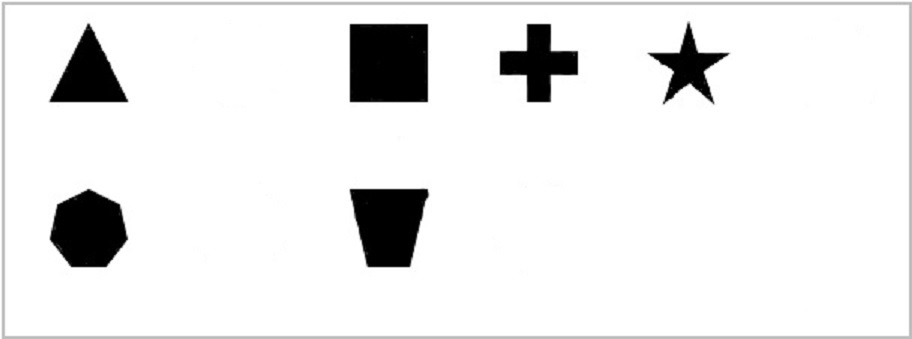
#> input picture shapes.jpg, 912 x 339 px
$ python test.py   (older library calls are emulated)
#> lines starting #> are read from the running program, lines starting #| are printed output that depends on the picture; after the words box and inside, x2 and y2 are one past the last pixel; in counts of white or black regions, pixels touching at a corner belong together
import cv2
import numpy as np
import math


def returnAngle(p1, p2, p3):

    vector1 = [(p1[0][0] - p2[0][0]), (p1[0][1] - p2[0][1])]
    vector2 = [(p1[0][0] - p3[0][0]), (p1[0][1] - p3[0][1])]

    cos = [((vector1[0] * vector2[0]) + (vector1[1] * vector2[1]))/((math.sqrt(math.pow(vector1[0], 2)
                                                                               )+math.pow(vector1[1], 2)) + (math.sqrt(math.pow(vector2[0], 2))+math.pow(vector2[1], 2)))]
    degree = math.degrees(cos[0])
    degree = 90 - degree

    return degree


# img = cv2.imread('smallb3.jpg') # quarter circle
# img = cv2.imread('smallo1.jpg') # Star
# img = cv2.imread('smallr3.jpg') # Triangle
img = cv2.imread('shapes.jpg')  # Shapes
#> img is the input picture: shape (339, 912, 3); min 0, max 255, mean 233.8


frame = img.copy()

lower = np.array([0, 0, 0], dtype=np.uint8)
upper = np.array([15, 15, 15], dtype=np.uint8)
img = cv2.inRange(img, lower, upper)
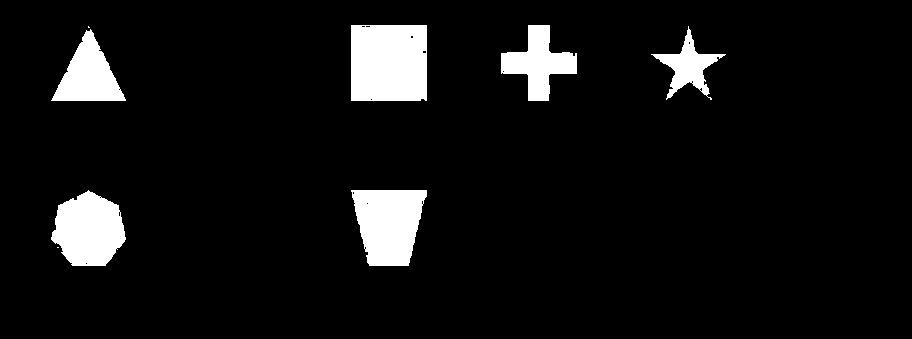
#> img: shape (339, 912); 7% white; 8 white regions (2 under 20 px), largest, box (x1, y1, x2, y2) and area: (351, 25, 427, 101) 5751, (351, 190, 427, 266) 4414, (51, 190, 126, 266) 4126, (51, 29, 126, 101) 2846, (501, 25, 577, 101) 2805, (651, 26, 726, 100) 1731
kernel = np.ones((5, 5), np.uint8)
img = cv2.morphologyEx(img, cv2.MORPH_CLOSE, kernel)
#> img: shape (339, 912); 7.1% white; 6 white regions, box (x1, y1, x2, y2) and area: (351, 25, 427, 101) 5776, (351, 190, 427, 266) 4429, (51, 190, 126, 266) 4160, (51, 26, 126, 101) 2861, (501, 25, 577, 101) 2813, (651, 26, 726, 100) 1766
#img = cv2.erode(img, kernel, iterations=2)
img = cv2.dilate(img, kernel, iterations=1)
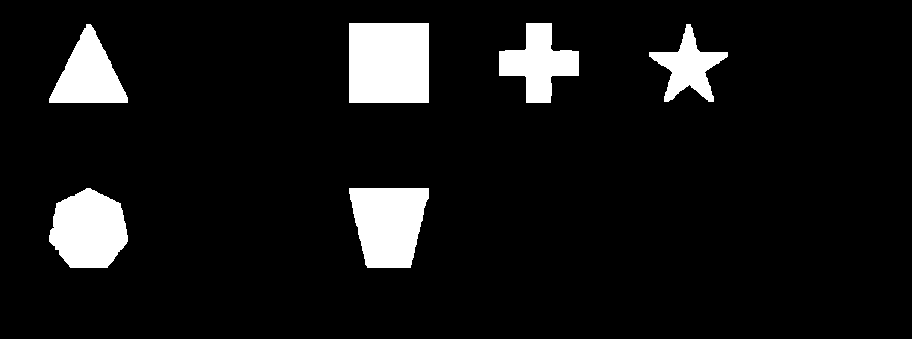
#> img: shape (339, 912); 8.3% white; 6 white regions

(flags, contours, h) = cv2.findContours(
    img.copy(), cv2.RETR_TREE, cv2.CHAIN_APPROX_SIMPLE)
#> contours = 6 contours; box (x1, y1, x2, y2) and area: (349, 23, 429, 103) 6241, (349, 188, 429, 268) 4912, (49, 188, 128, 268) 4664, (49, 24, 128, 103) 3356, (499, 23, 579, 103) 3294, (649, 24, 728, 102) 2372; h = [[1, -1, -1, -1], [2, 0, -1, -1], [3, 1, -1, -1], [4, 2, -1, -1], [5, 3, -1, -1], [-1, 4, -1, -1]]

for n, cnt in enumerate(contours):
    # Number of curves in the contour
    approx = cv2.approxPolyDP(cnt, 0.02*cv2.arcLength(cnt, True), True)
    M = cv2.moments(cnt)
    #minMaxCos = returnMinMaxAngle(approx)
    if M['m00'] > 300:
        if len(approx) >= 3 and len(approx) <= 3:  # for a triangle
            cx = int(M['m10']/M['m00'])  # x-position of center
            cy = int(M['m01']/M['m00'])  # y-position of center
            cv2.drawContours(frame, [cnt], 0, (0, 0, 255), 3)
            cv2.putText(frame, "Triangle", (cx, cy),
                        cv2.FONT_HERSHEY_SIMPLEX, 0.25, (255, 0, 0), 1, cv2.LINE_AA)
            # break
        if len(approx) >= 4 and len(approx) <= 4:  # for a square or rectangle
            cx = int(M['m10']/M['m00'])
            cy = int(M['m01']/M['m00'])
            p1 = approx[0]
            p2 = approx[1]
            x = len(approx)
            p3 = approx[x-1]
            angle = abs(returnAngle(p1, p2, p3))
            if angle > 80 and angle < 100:
                cv2.drawContours(frame, [cnt], 0, (0, 0, 255), 3)
                cv2.putText(frame, "Square", (cx, cy),
                            cv2.FONT_HERSHEY_SIMPLEX, 0.25, (255, 0, 0), 1, cv2.LINE_AA)
            else:
                cv2.drawContours(frame, [cnt], 0, (0, 0, 255), 3)
                cv2.putText(frame, "Trapezoid", (cx, cy),
                            cv2.FONT_HERSHEY_SIMPLEX, 0.25, (255, 0, 0), 1, cv2.LINE_AA)
            # break
        if len(approx) >= 5 and len(approx) <= 5:  # for a pentagon
            cx = int(M['m10']/M['m00'])
            cy = int(M['m01']/M['m00'])
            cv2.drawContours(frame, [cnt], 0, (0, 0, 255), 3)
            cv2.putText(frame, "Pentagon", (cx, cy),
                        cv2.FONT_HERSHEY_SIMPLEX, 0.25, (255, 0, 0), 1, cv2.LINE_AA)

            # break
        if len(approx) >= 6 and len(approx) <= 6:  # for a hexagon
            cx = int(M['m10']/M['m00'])
            cy = int(M['m01']/M['m00'])
            cv2.drawContours(frame, [cnt], 0, (0, 0, 255), 3)
            cv2.putText(frame, "Hexagon", (cx, cy),
                        cv2.FONT_HERSHEY_SIMPLEX, 0.25, (255, 0, 0), 1, cv2.LINE_AA)

            # break

        if len(approx) >= 7 and len(approx) <= 7:  # for a heptagon
            cx = int(M['m10']/M['m00'])
            cy = int(M['m01']/M['m00'])
            cv2.drawContours(frame, [cnt], 0, (0, 0, 255), 3)
            cv2.putText(frame, "Heptagon", (cx, cy),
                        cv2.FONT_HERSHEY_SIMPLEX, 0.25, (255, 0, 0), 1, cv2.LINE_AA)
            # break

        '''
        if len(approx)>=8 and len(approx)<=8: # for a octagon
            cx = int(M['m10']/M['m00'])
            cy = int(M['m01']/M['m00'])
            cv2.drawContours(frame, [cnt], 0, (0, 0, 255), 3)
            cv2.putText(frame, "Octagon", (cx, cy), cv2.FONT_HERSHEY_SIMPLEX, 0.25,(255,0,0),1,cv2.LINE_AA)
        '''  # break
        if len(approx) >= 8 and len(approx) <= 12:  # from decagon to cross
            cx = int(M['m10']/M['m00'])
            cy = int(M['m01']/M['m00'])
            p1 = approx[0]
            p2 = approx[1]
            x = len(approx)
            p3 = approx[x-1]
            angle = abs(returnAngle(p1, p2, p3))
            if angle > 65 and angle < 75:
                cv2.drawContours(frame, [cnt], 0, (0, 0, 255), 3)
                cv2.putText(frame, "Star", (cx, cy), cv2.FONT_HERSHEY_SIMPLEX,
                            0.25, (255, 0, 0), 1, cv2.LINE_AA)
            elif angle > 80 and angle < 100:
                cv2.drawContours(frame, [cnt], 0, (0, 0, 255), 3)
                cv2.putText(frame, "Cross", (cx, cy), cv2.FONT_HERSHEY_SIMPLEX,
                            0.25, (255, 0, 0), 1, cv2.LINE_AA)
            elif angle > 140 and angle < 150:
                cv2.drawContours(frame, [cnt], 0, (0, 0, 255), 3)
                cv2.putText(frame, "Decagon", (cx, cy),
                            cv2.FONT_HERSHEY_SIMPLEX, 0.25, (255, 0, 0), 1, cv2.LINE_AA)
            elif angle > 168 and angle < 173:
                cv2.drawContours(frame, [cnt], 0, (0, 0, 255), 3)
                cv2.putText(frame, "Octogon", (cx, cy),
                            cv2.FONT_HERSHEY_SIMPLEX, 0.25, (255, 0, 0), 1, cv2.LINE_AA)
            area = cv2.contourArea(cnt)

            px = p1[0][0]
            py = p2[0][1]
            distance = math.sqrt(math.pow((px + cx), 2) +
                                 math.pow((py + cy), 2))

            calcArea = 2*3.14*(math.pow(distance, 2))
            if (calcArea/area)*100 < 10:
                cv2.putText(frame, "Circle", (cx, cy),
                            cv2.FONT_HERSHEY_SIMPLEX, 0.25, (255, 0, 0), 1, cv2.LINE_AA)
            # break

        if len(approx) > 12:
            cx = int(M['m10']/M['m00'])
            cy = int(M['m01']/M['m00'])
            cv2.drawContours(frame, [cnt], 0, (0, 0, 255), 3)
            cv2.putText(frame, "Circle", (cx, cy),
                        cv2.FONT_HERSHEY_SIMPLEX, 0.25, (255, 0, 0), 1, cv2.LINE_AA)
#> this loop made 6 passes
#> (cx, cy, p1, p2, p3) on pass 3: (688, 66, [[686, 24]], [[677, 52]], [[700, 52]])
#> (cx, cy, p1, p3) on pass 5: (538, 62, [[526, 23]], [[551, 23]])
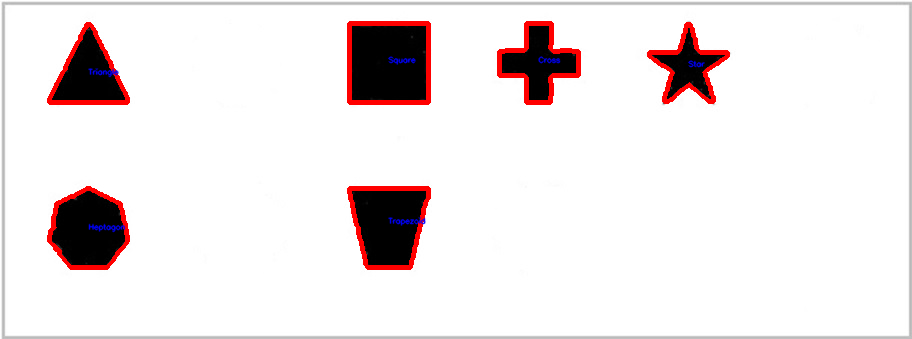
#> frame: shape (339, 912, 3); 2.98% of pixels changed, all inside (x1, y1, x2, y2) = (47, 21, 730, 270)


cv2.imshow('Image 1', img)
cv2.imshow('Image 2 contours', frame)

cv2.waitKey(0)
cv2.destroyAllWindows()
